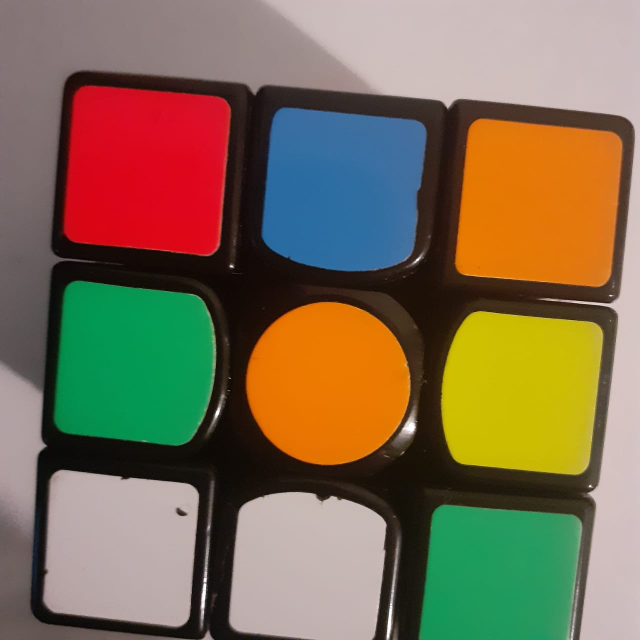
#> input picture inputs/WhatsApp Image 2021-02-16 at 7.56.45 PM.jpeg, 1280 x 1280 px (shown at 1/2 size); its folder holds only this picture in this run
$ python test.py
#> lines starting #> are read from the running program, lines starting #| are printed output that depends on the picture; after the words box and inside, x2 and y2 are one past the last pixel; in counts of white or black regions, pixels touching at a corner belong together
import cv2 as cv
import os

directory = "/home/aaditya/roboism-python/rubik/inputs"
for file in os.listdir(directory):

    im = cv.imread("inputs/"+str(file))
#> im is the input picture: shape (1280, 1280, 3); mean B, G, R 82.5, 109.7, 126.9
    imor = cv.resize(im, (480, 480))
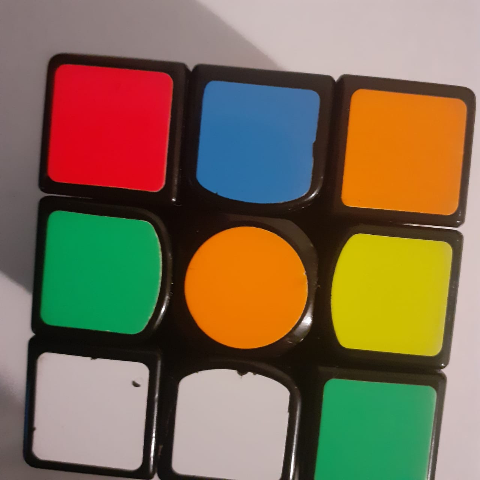
#> imor: shape (480, 480, 3); mean B, G, R 82.4, 109.7, 126.9
    im = cv.resize(im, (480, 480))
    #im = cv.cvtColor(im, cv.COLOR_BGR2HSV)
    canny = cv.Canny(im, 78, 258)
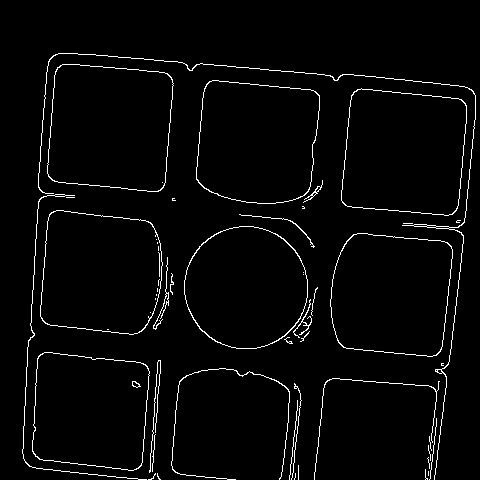
#> canny: shape (480, 480); 2.9% white in thin lines or dots, all inside (x1, y1, x2, y2) = (22, 53, 476, 480)
    cont, _ = cv.findContours(
        canny, cv.RETR_EXTERNAL, cv.CHAIN_APPROX_NONE)
#> cont = 39 contours, 26 with area under 20; largest, box (x1, y1, x2, y2) and area: (47, 64, 174, 192) 13977, (341, 88, 467, 216) 13688, (196, 80, 320, 204) 13002, (40, 210, 163, 335) 12872, (330, 233, 453, 357) 12832
    cv.drawContours(im, cont, -1, (0, 255, 0), 3)
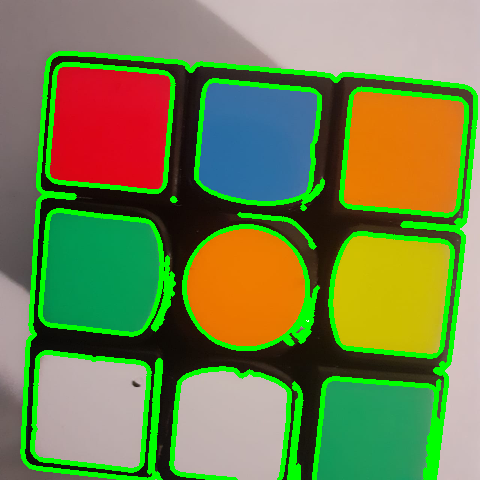
#> im: shape (480, 480, 3); 12.69% of pixels changed, all inside (x1, y1, x2, y2) = (20, 51, 478, 480)
    cv.imshow("original", imor)
    cv.imshow("image", im)
    cv.imshow("canny", canny)
    cv.waitKey(0)
    cv.destroyAllWindows()
    print(str(file))

$ run again, on inputs/WhatsApp Image 2021-02-16 at 7.56.47 PM (2).jpeg
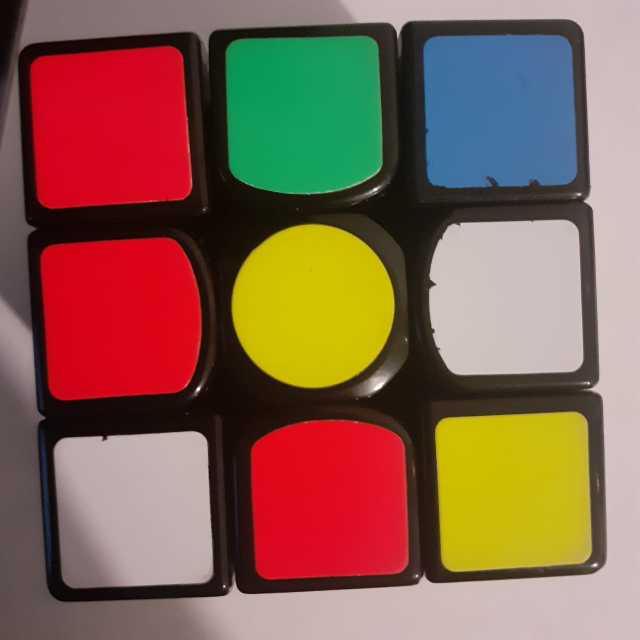
#> input picture inputs/WhatsApp Image 2021-02-16 at 7.56.47 PM (2).jpeg, 1280 x 1280 px (shown at 1/2 size)
#> im is the input picture: shape (1280, 1280, 3); mean B, G, R 80.1, 98.4, 134.3
#> `canny = cv.Canny(im, 78, 258)`:
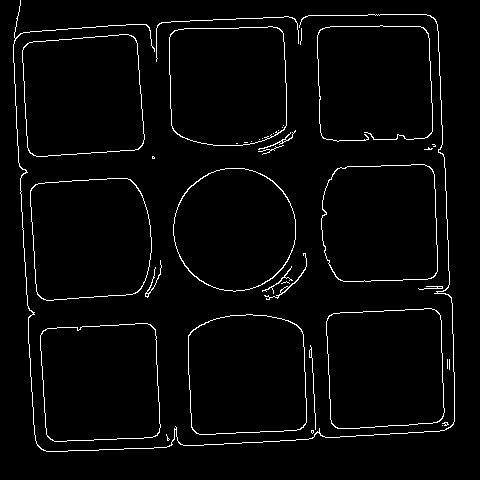
#> canny: shape (480, 480); 2.9% white in thin lines or dots, all inside (x1, y1, x2, y2) = (13, 0, 455, 452)
#> cont = 29 contours, 16 with area under 20; largest, box (x1, y1, x2, y2) and area: (22, 34, 145, 157) 13272, (30, 178, 152, 301) 13140, (326, 308, 445, 429) 13024, (188, 314, 307, 435) 12970, (40, 323, 161, 442) 12948
#> `cv.drawContours(im, cont, -1, (0, 255, 0), 3)`:
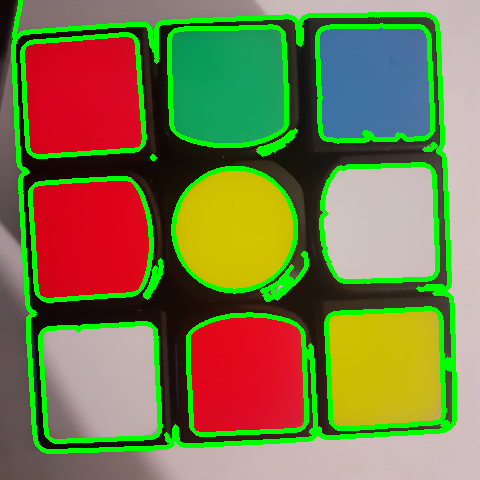
#> im: shape (480, 480, 3); mean B, G, R 71.7, 122.1, 121.1
